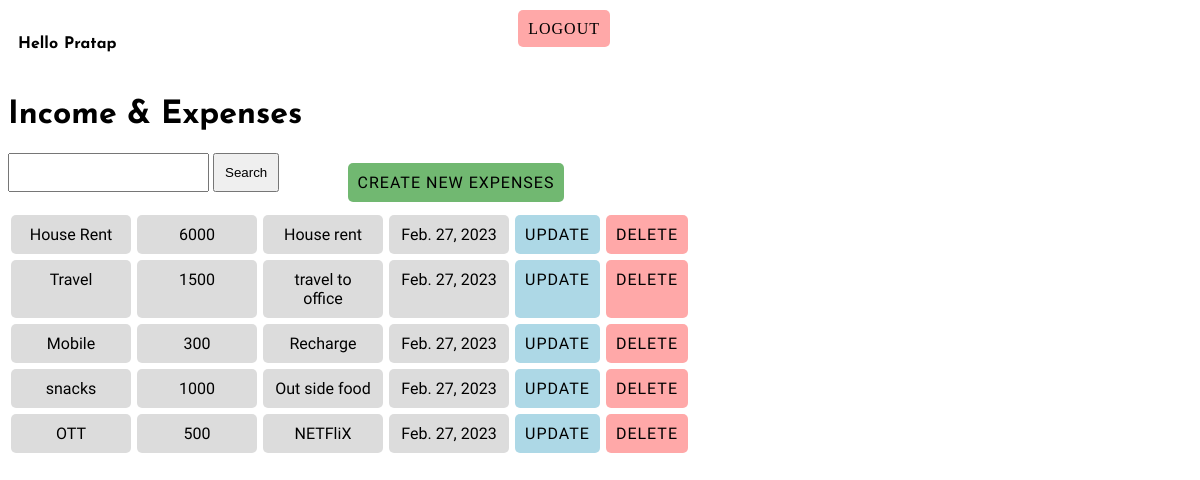
Page /expenses (signed in) on the committed database.
### ap/models.py (models this page shows, shortened)
class db(models.Model):
    user = models.ForeignKey(User,on_delete=models.CASCADE,null=True,blank=True)
    product = models.CharField(max_length=200)
    amount = models.IntegerField()
    description = models.CharField(max_length=200)
    complete = models.BooleanField(default=False)
    created = models.DateField(auto_now_add=True)
    class Meta:
        ordering = ['complete']

### ap/views.py (the view)
# urls.py: path('expenses',expenses.as_view(),name='expenses'),
class expenses(ListView):
    model = db
    template_name = 'index.html'
    context_object_name = 'passing_data'
    def get_context_data(self, **kwargs):
        context = super().get_context_data(**kwargs)
        context['passing_data'] = context['passing_data'].filter(user=self.request.user)
        context['count'] = context['passing_data'].filter(complete=False).count()
        search_input = self.request.GET.get('search-area')or ''
        if search_input:
            context['passing_data'] = context['passing_data'].filter(product__icontains = search_input)
            context['search_input'] = search_input
        return context

### ap/templates/index.html (shortened to what this page needs)
<!DOCTYPE html>
<html lang="en">
<head>
</head>
<body>
  {% if request.user.is_authenticated %}
  <div class="cust_hed_nav">
    <div class="cust_1"><p class="p_1">Hello</p> <p class="p_1">{{ request.user | title }}</p></div>
    <div class="cust_2"><a class="logout_lnk" href="{% url 'logout' %}">logout</a></div>
  </div>
  {% else %}
  <a href="{% url 'login' %}">login</a>
  {% endif %}
  <h1 class="page_hed">Income & Expenses</h1>
   <div class="contanier_sem">
    <form action="" method="GET">
      <input class="cust_search" type="text" name="search-area" value="{{ search_input }}">
      <input class="cust_search" type="submit" value="Search">
    </form>
    <a class="cust_add" href="{% url 'create' %}">Create New Expenses</a>
   </div>
    <center>
    {% for i in passing_data %}
   <div class="data_rep_con">
    <div class="cust_prod"> {{ i.product }} </div>
    <div class="cust_amount"> {{ i.amount }} </div>
    <div class="cust_des">{{ i.description }}</div>
    <div class="cust_cre">{{ i.created }} </div>
    <a class="cust_lnk bck_1" href="{% url 'update' i.id %}">update</a>
    <a class="cust_lnk bck_2"  href="{% url 'delete' i.id %}">Delete</a>
   </div>
      {% empty %}
      <h3>nothing</h3>
      {% endfor %}
    </center>
</body>
</html>

### ap/templates/index.html (style rules this page uses)
.cust_prod ,.cust_amount,.cust_des,.cust_cre { font-family: 'Mukta', sans-serif; padding: 10px; }
.cust_prod,.cust_amount,.cust_des,.cust_cre { background-color: rgba(128, 128, 128, 0.274); width: 100px; margin: 3px; border-radius: 5px; }
.cust_lnk { padding: 10px; font-family: 'Mukta', sans-serif; text-decoration: none; text-transform: uppercase; color: black; letter-spacing: 1px; }
.data_rep_con { display: flex; }
.bck_1 { margin: 3px; border-radius: 5px; background-color: lightblue; }
.bck_2 { border-radius: 5px; background-color: rgba(255, 0, 0, 0.343); margin: 3px; }
.contanier_sem { display: flex; justify-content: space-between; width: 47%; }
.cust_add { margin: 10px 0px; width: auto; padding: 10px; border-radius: 5px; font-family: 'Mukta', sans-serif; text-decoration: none; text-transform: uppercase; color: black; letter-spacing: 1px; background-color: rgba(0, 128, 0, 0.555); }
.cust_search { padding: 10px; }
.page_hed { font-family: 'Josefin Sans', sans-serif; }
.cust_hed_nav { display: flex; justify-content: space-between; width: 50%; margin-top: 10px; padding: 10px; }
.cust_1 { display: flex; }
.p_1,.p_2 { padding-right: 6px; font-family: 'Josefin Sans', sans-serif; font-weight: bold; }
.logout_lnk { letter-spacing: 1px; text-transform: uppercase; text-decoration: none; color: black; border-radius: 5px; background-color: rgba(255, 0, 0, 0.343); padding: 10px; }

### rows in the picture
db: product "House Rent", amount "6000", description "House rent", created "Feb. 27, 2023"
db: product "Travel", amount "1500", description "travel to office", created "Feb. 27, 2023"
db: product "Mobile", amount "300", description "Recharge", created "Feb. 27, 2023"
db: product "snacks", amount "1000", description "Out side food", created "Feb. 27, 2023"
db: product "OTT", amount "500", description "NETFliX", created "Feb. 27, 2023"

### other values in the picture
{{ request.user | title }} "Pratap"
